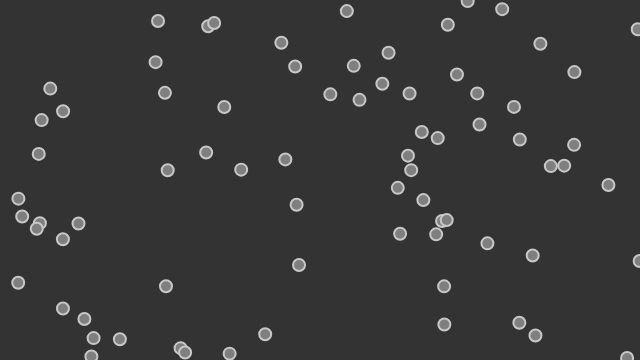
Frame 1 (no input)
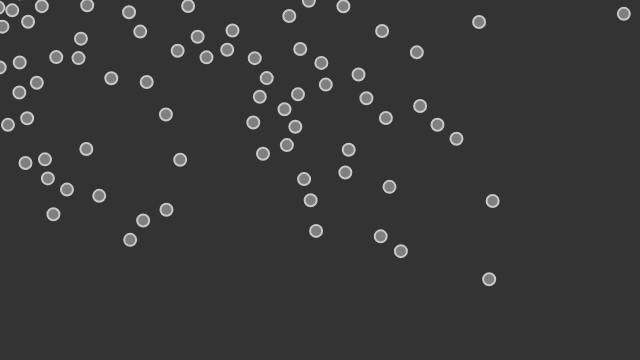
Frame 60 (no input)
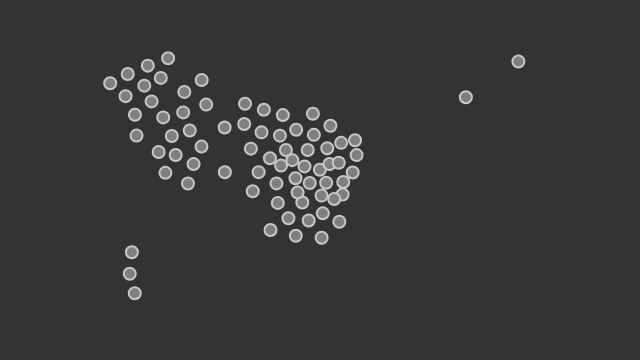
Frame 120 (the mouse pressed at the canvas centre since frame 60)

The p5.js sketch that drew these frames (run headless with seeded random() and noise() and a simulated clock; from frame 60 on, the mouse is pressed at the canvas centre):

// p5.js sketch
// ── sketch.js
// Daniel Shiffman
// https://www.kadenze.com/courses/the-nature-of-code
// http://natureofcode.com/
// Session 3: Separation and Seek

// Separation
// Via Reynolds: http://www.red3d.com/cwr/steer/

// A list of vehicles
var vehicles = [];

function setup() {
  createCanvas(640, 360);
  // We are now making random vehicles and storing them in an array
  for (var i = 0; i < 75; i++) {
    vehicles.push(new Vehicle(random(width), random(height)));
  }
}

function draw() {
  background(51);


  for (var i = 0; i < vehicles.length; i++) {
    vehicles[i].applyBehaviors(vehicles);
    vehicles[i].update();
    vehicles[i].borders();
    vehicles[i].display();
  }

}


function mouseDragged() {
  // vehicles.push(new Vehicle(mouseX,mouseY));
}
// ── vehicle.js
// Daniel Shiffman
// https://www.kadenze.com/courses/the-nature-of-code
// http://natureofcode.com/
// Session 3: Separation and Seek

// The "Vehicle" constructor

function Vehicle(x, y) {
  // All the usual stuff
  this.position = createVector(x, y);
  this.r = 12;
  this.maxspeed = 3; // Maximum speed
  this.maxforce = 0.2; // Maximum steering force
  this.acceleration = createVector(0, 0);
  this.velocity = createVector(0, 0);

  this.applyBehaviors = function(vehicles) {

    var separateForce = this.separate(vehicles);
    var seekForce = this.seek(createVector(mouseX, mouseY));

    separateForce.mult(2);
    seekForce.mult(1);

    this.applyForce(separateForce);
    this.applyForce(seekForce);
  }

  this.applyForce = function(force) {
    // We could add mass here if we want A = F / M
    this.acceleration.add(force);
  }

  // Separation
  // Method checks for nearby vehicles and steers away
  this.separate = function(vehicles) {
    var desiredseparation = 20;
    var sum = createVector();
    var count = 0;
    // For every boid in the system, check if it's too close
    for (var i = 0; i < vehicles.length; i++) {
      var d = p5.Vector.dist(this.position, vehicles[i].position);
      // If the distance is greater than 0 and less than an arbitrary amount (0 when you are yourself)
      if ((d > 0) && (d < desiredseparation)) {
        // Calculate vector pointing away from neighbor
        var diff = p5.Vector.sub(this.position, vehicles[i].position);
        diff.normalize();
        diff.div(d); // Weight by distance
        sum.add(diff);
        count++; // Keep track of how many
      }
    }
    // Average -- divide by how many
    if (count > 0) {
      sum.div(count);
      // Our desired vector is the average scaled to maximum speed
      sum.normalize();
      sum.mult(this.maxspeed);
      // Implement Reynolds: Steering = Desired - Velocity
      sum.sub(this.velocity);
      sum.limit(this.maxforce);
    }
    return sum;
  }

  // A method that calculates a steering force towards a target
  // STEER = DESIRED MINUS VELOCITY
  this.seek = function(target) {
    var desired = p5.Vector.sub(target, this.position); // A vector pointing from the location to the target

    // Normalize desired and scale to maximum speed
    desired.normalize();
    desired.mult(this.maxspeed);
    // Steering = Desired minus velocity
    var steer = p5.Vector.sub(desired, this.velocity);
    steer.limit(this.maxforce); // Limit to maximum steering force
    return steer;
  }

  // Method to update location
  this.update = function() {
    // Update velocity
    this.velocity.add(this.acceleration);
    // Limit speed
    this.velocity.limit(this.maxspeed);
    this.position.add(this.velocity);
    // Reset accelertion to 0 each cycle
    this.acceleration.mult(0);
  }

  this.display = function() {
    fill(127);
    stroke(200);
    strokeWeight(2);
    push();
    translate(this.position.x, this.position.y);
    ellipse(0, 0, this.r, this.r);
    pop();
  }

  // Wraparound
  this.borders = function() {
    if (this.position.x < -this.r) this.position.x = width + this.r;
    if (this.position.y < -this.r) this.position.y = height + this.r;
    if (this.position.x > width + this.r) this.position.x = -this.r;
    if (this.position.y > height + this.r) this.position.y = -this.r;
  }
}
